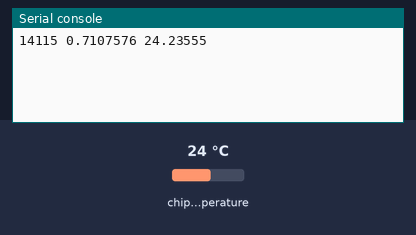
This program was run on a simulated Raspberry Pi Pico running MicroPython. Shown: the last lines printed to the serial console. The inputs (shaded band) are chosen by the test bench; at power-on: chip temperature 24 °C.

Above: at 1.2 s.
1.3 s: chip temperature set to 1 °C
At 2.7 s:
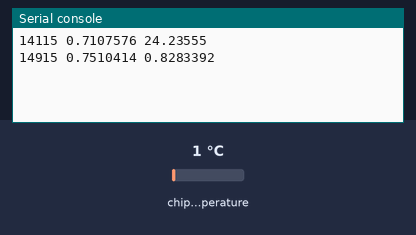
4.0 s: chip temperature set to 11 °C
At 5.4 s:
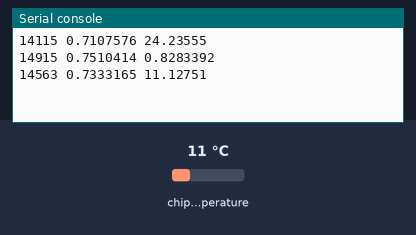
Timing chart, 0 to 7.0 s (numbered marks = the images above; inputs shaded):
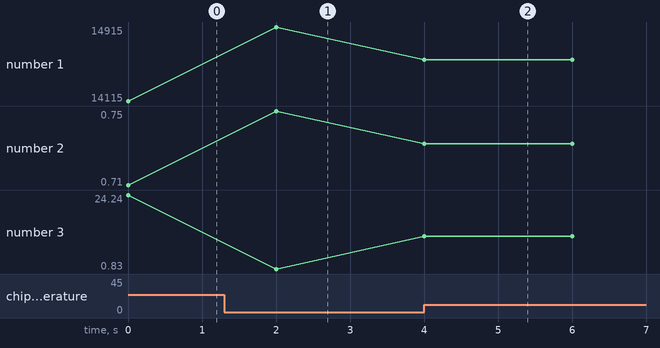

Measured:
- after the input at 1.3 s, the serial console: prints a new line after 0.70 s (image 1)
- after the input at 4.0 s, the serial console: prints a new line at once (image 2)
- plotted number 1: 14115 → 14915 after the input at 1.3 s, 14915 → 14563 after the input at 4.0 s
- plotted number 2: 0.71 → 0.75 after the input at 1.3 s, 0.75 → 0.73 after the input at 4.0 s
- plotted number 3: 24.24 → 0.83 after the input at 1.3 s, 0.83 → 11.13 after the input at 4.0 s

The program:

temperature.py
```python
import machine
import utime

temperature_sensor = machine.ADC(4)
conversion_factor = 3.3 / (65535)

while True:
    raw_reading = temperature_sensor.read_u16()
    volt_reading = raw_reading * conversion_factor
    temperature = 27 - (volt_reading - 0.706)/0.001721
    print(raw_reading, volt_reading, temperature)
    utime.sleep(2)
```
